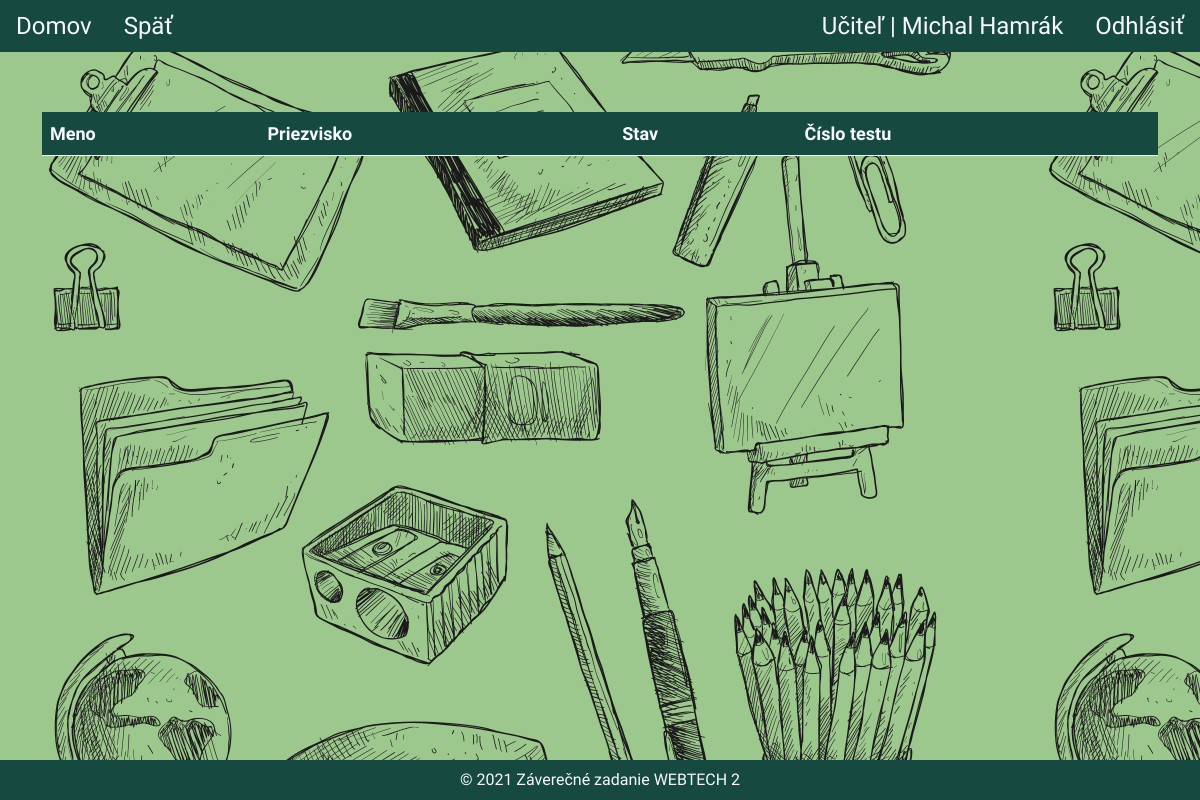
Page /outNotification.php (signed in) on the earlier database version.
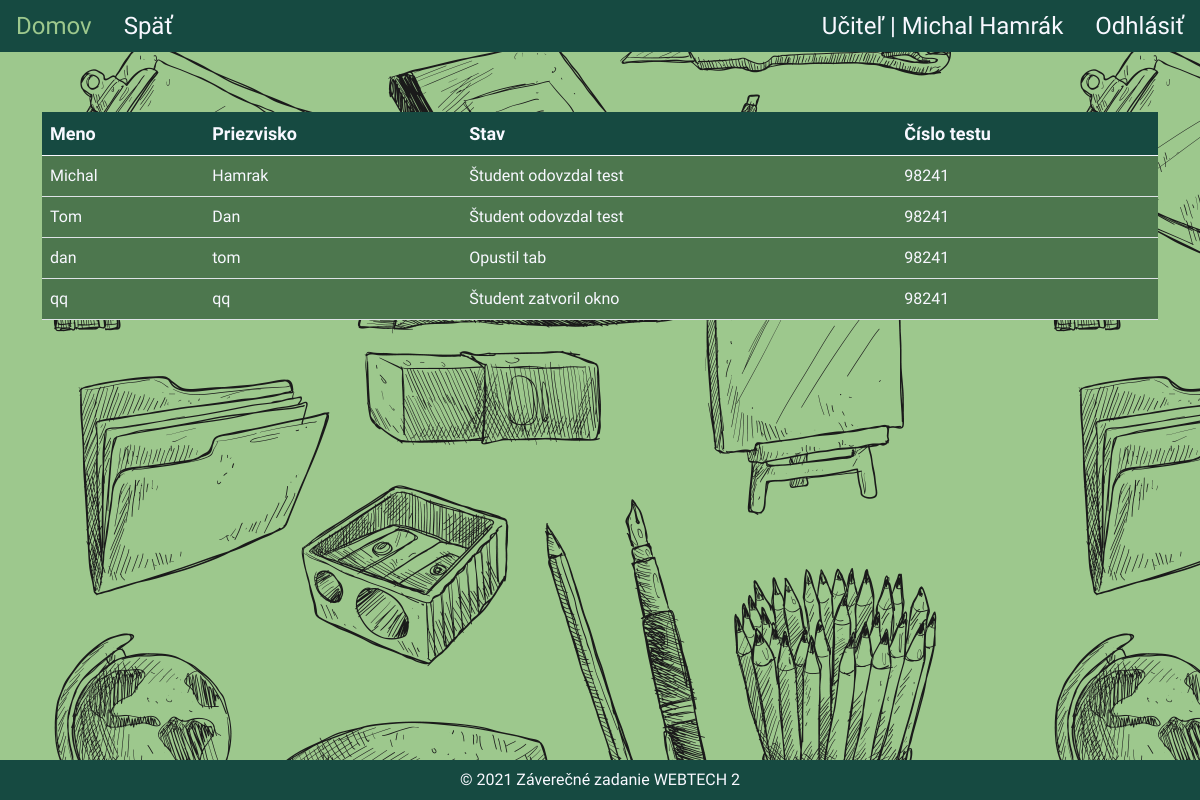
Same page on the later database version.
### tables this page shows
CREATE TABLE `students` (
  `id` int UNSIGNED NOT NULL,
  `first_name` varchar(512) NOT NULL,
  `last_name` varchar(512) NOT NULL,
  `active` tinyint NOT NULL,
  `test_number` int NOT NULL,
  `test_submit` tinyint NOT NULL
);

CREATE TABLE `tests` (
  `id` int UNSIGNED NOT NULL,
  `name` varchar(128) NOT NULL,
  `code` int NOT NULL,
  `question_id` varchar(512) DEFAULT NULL,
  `is_active` tinyint(1) DEFAULT NULL,
  `time_limit` int NOT NULL,
  `teacher_id` int NOT NULL
);

### outNotification.php (the view, shortened to what this page needs)
<?php
require_once "partials/header.php";
$conn = (new Database())->createConnection();
echo getHead('Notifikácie');
echo getHeaderTeacher($_SESSION['name'], $_SESSION['surname'], $_SESSION["loginType"]); ?>
    <div class="container">
        <div class="row">
            <div class="col-md-12 table-responsive">
                <table class="table" id="tableNotification">
                    <thead>
                    <tr>
                        <th scope="col">Meno</th>
                        <th scope="col">Priezvisko</th>
                        <th scope="col">Stav</th>
                        <th scope="col">Číslo testu</th>
                    </tr>
                    </thead>
                    <tbody>
                    <?php
                    $insert = $conn->prepare("SELECT s.id, s.first_name, s.last_name, s.active, t.code FROM students s left join tests t on t.code = s.test_number
                                                    WHERE test_submit=0 and t.teacher_id = :teacher_id");
                    $insert->bindParam(':teacher_id',$_SESSION['teacher_id']);
                    $insert->execute();
                    $result = $insert->fetchAll();
                    foreach ($result as $row){?>
                        <tr class="rowTab" id="<?php echo $row['id']; ?>">
                            <td class="name"><?php echo $row['first_name']; ?></td>
                            <td class="surname"><?php echo $row['last_name']; ?></td>
                            <td class="active"> <?php
                                if($row['active'] == 0){
                                    echo "Opustil tab";
                                }
                                elseif ($row['active'] == 1){
                                    echo "Píše test";
                                }
                                elseif ($row['active'] == 2){
                                    echo "Študent zatvoril okno";
                                }else{
                                    echo "Študent odovzdal test";
                                }
                                ?>
                            </td>
                            <td><?php echo $row['code']; ?></td>
                        </tr>
                        <?php
                    }
                    ?>
                    </tbody>
                </table>
            </div>
        </div>
    </div>
<?php echo getFooter();?>

### partials/header.php (shortened to what this page needs)
<?php
function getHead($pageTitle)
{
    return <<<HTML
<!doctype html>
<html lang="en">
<head>
    <meta charset="UTF-8">
    <meta name="viewport"
          content="width=device-width, user-scalable=no, initial-scale=1.0, maximum-scale=1.0, minimum-scale=1.0">
    <meta http-equiv="X-UA-Compatible" content="ie=edge">
    <title>{$pageTitle}</title>
    <script src="https://ajax.googleapis.com/ajax/libs/jquery/3.5.1/jquery.min.js"></script>
    <script src="https://cdnjs.cloudflare.com/ajax/libs/jsPlumb/2.15.5/js/jsplumb.min.js"></script>
    <link href="https://cdn.jsdelivr.net/npm/bootstrap@5.0.0/dist/css/bootstrap.min.css" rel="stylesheet">
    <script src="https://cdn.jsdelivr.net/npm/bootstrap@5.0.0/dist/js/bootstrap.bundle.min.js"></script>
    <script src="//cdn.datatables.net/1.10.24/js/jquery.dataTables.min.js"></script>
    <link rel="stylesheet" href="//cdn.datatables.net/1.10.24/css/jquery.dataTables.min.css">
    <script src="assets/js/script.js"></script>
    <link rel="stylesheet" href="assets/css/style.css">
    <link rel="stylesheet" href="assets/css/partials/margins.css">
    <link href="https://fonts.googleapis.com/css?family=Quicksand:300,500" rel="stylesheet">
    <script src="assets/drawingboard.js-master/dist/drawingboard.js"></script>
    <link rel="stylesheet" type="text/css" href="assets/drawingboard.js-master/dist/drawingboard.css">
    <link rel="stylesheet" type="text/css" href="https://cdnjs.cloudflare.com/ajax/libs/mathquill/0.10.1/mathquill.min.css">
    <script src="https://cdnjs.cloudflare.com/ajax/libs/mathquill/0.10.1/mathquill.min.js" type="text/javascript"></script>
</head>
<body>
HTML;
}
function getHeaderTeacher($name, $surname, $typeLogin){
    return <<<HTML
<header>
    <ul class="nav">
        <li class="nav-item">
            <a class="nav-link active" aria-current="page" href="domov.php"><b>Domov</b></a>
        </li>
        <li class="nav-item">
            <a class="nav-link" href="javascript:history.back()">Späť</a>
        </li>
    </ul>
    <ul class="nav">
        <li class="nav-item navRight">
            <span id="noHover" class="nav-link"><b>$typeLogin |</b> $name $surname</span>
        </li>
        <li class="nav-item navRight">
            <a class="nav-link" href="logout.php">Odhlásiť</a>
        </li>
    </ul>
</header>
HTML;
}
function getFooter(){
    return <<<HTMl
<footer>
    <span>&copy; 2021 Záverečné zadanie WEBTECH 2</span>
</footer>
</body>
</html>
HTMl;
}

Differences in the rows shown:
added students: first_name "Michal", last_name "Hamrak", active "Študent odovzdal test", tests.code "98241"
added students: first_name "Tom", last_name "Dan", active "Študent odovzdal test", tests.code "98241"
added students: first_name "dan", last_name "tom", active "Opustil tab", tests.code "98241"
added students: first_name "qq", last_name "qq", active "Študent zatvoril okno", tests.code "98241"
